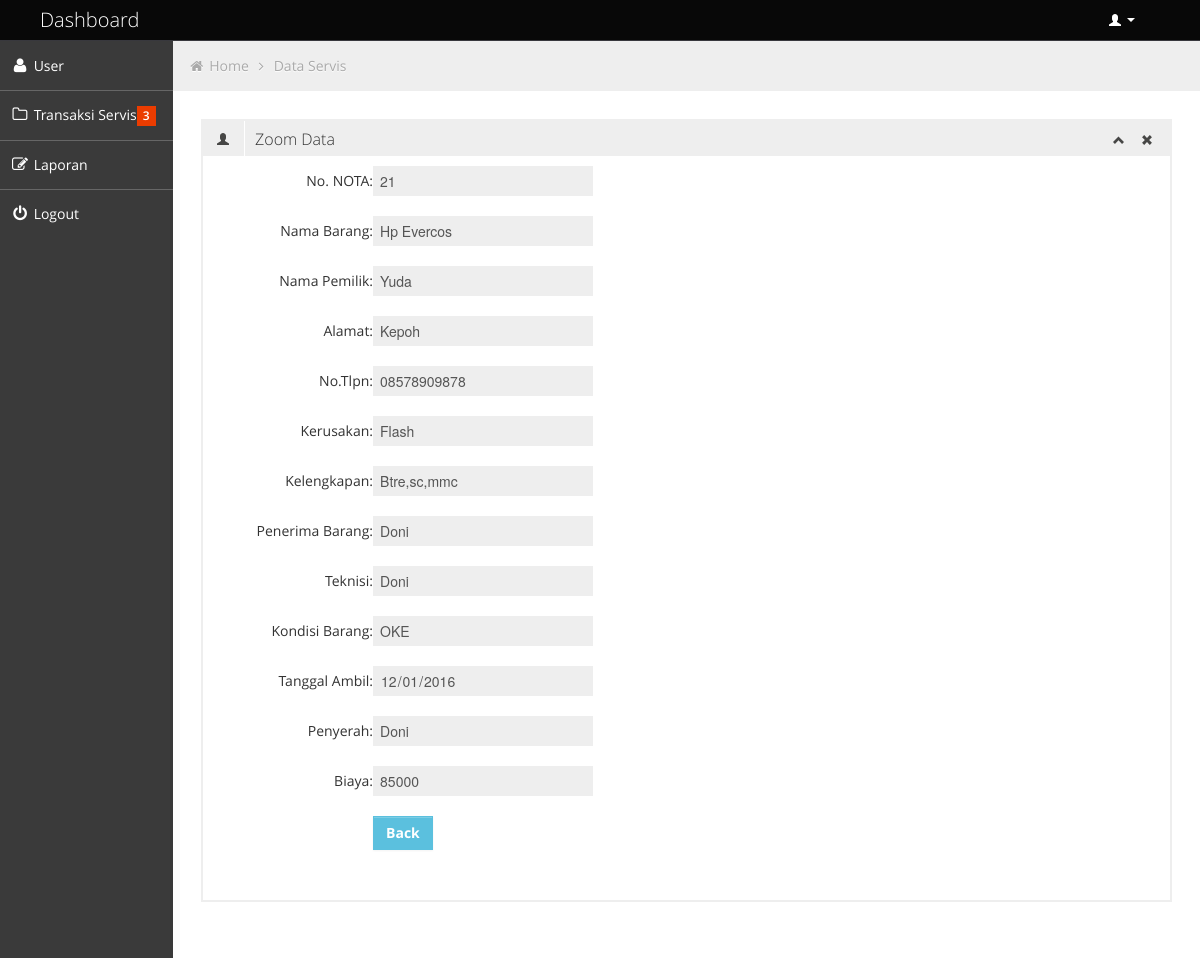
The app's page /zoom-data-servis.php?no=21 (signed in) with its own data.
### tables this page shows
CREATE TABLE IF NOT EXISTS `dataservis` (
  `no` int(11) NOT NULL AUTO_INCREMENT,
  `nmbarang` varchar(50) NOT NULL,
  `nmpemilik` varchar(50) NOT NULL,
  `alamat` varchar(50) NOT NULL,
  `tlpn` varchar(50) NOT NULL,
  `kerusakan` varchar(50) NOT NULL,
  `kelengkapan` varchar(50) NOT NULL,
  `tglditerima` date NOT NULL,
  `penerimabarang` varchar(50) NOT NULL,
  `teknisi` varchar(50) NOT NULL,
  `kondisibrg` varchar(255) NOT NULL,
  `tglambil` date NOT NULL,
  `penyerahanbarang` varchar(50) NOT NULL,
  `biaya` varchar(50) NOT NULL,
  PRIMARY KEY (`no`)
);

### zoom-data-servis.php (the view, shortened to what this page needs)
<?php
include 'config/koneksi.php';
if (isset($_GET['no'])) {
	$data = $conn->prepare("SELECT * FROM dataservis WHERE no = ? ");
	$no = $_GET['no'];
	$data->bind_param('i', $no);
	$data->execute();
	$result = $data->get_result();
	$row= $result->fetch_row();
}
?>
<!DOCTYPE html>
<html lang="en">
<head>
	<link id="bootstrap-style" href="css/bootstrap.min.css" rel="stylesheet">
	<link href="css/bootstrap-responsive.min.css" rel="stylesheet">
	<link id="base-style" href="css/style.css" rel="stylesheet">
	<link id="base-style-responsive" href="css/style-responsive.css" rel="stylesheet">
	<link rel="stylesheet" type="text/css" href="css2/font.css">
</head>
<body>
	<?php include 'navbar.php'; ?>
		<div class="container-fluid-full">
				<div class="row-fluid">
					<?php include 'sidebarr.php'; ?>
						<div id="content" class="span10">
								<ul class="breadcrumb">
									<li>
										<i class="icon-home"></i>
										<a href="dashboard.php">Home</a>
										<i class="icon-angle-right"></i>
									</li>
									<li><a href="dataservis.php">Data Servis</a></li>
								</ul>
		<div class="row-fluid sortable">
				<div class="box span12">
					<div class="box-header" data-original-title>
						<h2><i class="halflings-icon user"></i><span class="break"></span>Zoom Data</h2>
						<div class="box-icon">
							<a href="#" class="btn-minimize"><i class="halflings-icon chevron-up"></i></a>
							<a href="#" class="btn-close"><i class="halflings-icon remove"></i></a>
						</div>
					</div>
			<div class="box-content">
			  	<form class="form-horizontal" action="aksi/proses.php?kirim" method="post">
			  		  <div class="form-group">
					    <label class="control-label col-sm-2" for="no">No. NOTA:</label>
					    <div class="col-sm-10">
					      <input type="text" class="form-control" name="no" value="<?php echo $row ['0']; ?>" readonly>
					    </div>
					  </div><br>
					  <div class="form-group">
					    <label class="control-label col-sm-2" for="nmbarang">Nama Barang:</label>
					    <div class="col-sm-10">
					      <input type="text" class="form-control" name="nmbarang" value="<?php echo $row ['1']; ?>" readonly>
					    </div>
					  </div><br>
					  <div class="form-group">
					    <label class="control-label col-sm-2" for="nmpemilik">Nama Pemilik:</label>
					    <div class="col-sm-10">
					      <input type="text" class="form-control" name="nmpemilik" value="<?php echo $row ['2']; ?>" readonly>
					    </div>
					  </div><br>
					  <div class="form-group">
					    <label class="control-label col-sm-2" for="alamat">Alamat:</label>
					    <div class="col-sm-10">
					      <input type="text" class="form-control" name="alamat" value="<?php echo $row ['3']; ?>" readonly>
					    </div>
					  </div><br>
					  <div class="form-group">
					    <label class="control-label col-sm-2" for="tlpn">No.Tlpn:</label>
					    <div class="col-sm-10">
					      <input type="text" class="form-control" name="tlpn" value="<?php echo $row ['4']; ?>" readonly>
					    </div>
					  </div><br>
					  <div class="form-group">
					    <label class="control-label col-sm-2" for="kerusakan">Kerusakan:</label>
					    <div class="col-sm-10">
					      <input type="text" class="form-control" name="kerusakan" value="<?php echo $row ['5']; ?>" readonly>
					    </div>
					  </div><br>
					  <div class="form-group">
					    <label class="control-label col-sm-2" for="kelengkapan">Kelengkapan:</label>
					    <div class="col-sm-10">
					      <input type="text" class="form-control" name="kelengkapan" value="<?php echo $row ['6']; ?>" readonly>
					    </div>
					  </div><br>
					  <div class="form-group">
					    <label class="control-label col-sm-2" for="penerimabarang">Penerima Barang:</label>
					    <div class="col-sm-10">
					      <input type="text" class="form-control" name="penerimabarang" value="<?php echo $row ['8']; ?>" readonly>
					    </div>
					  </div><br>
					   <div class="form-group">
					    <label class="control-label col-sm-2" for="teknisi">Teknisi:</label>
					    <div class="col-sm-10">
					      <input type="text" class="form-control" name="teknisi" value="<?php echo $row ['9']; ?>" readonly>
					    </div>
					  </div><br>
					   <div class="form-group">
					    <label class="control-label col-sm-2" for="kondisibrg">Kondisi Barang:</label>
					    <div class="col-sm-10">
					      <input type="text" class="form-control" name="kondisibrg" value="<?php echo $row ['10']; ?>" readonly >
					    </div>
					  </div><br>
					   <div class="form-group">
					    <label class="control-label col-sm-2" for="tglambil">Tanggal Ambil:</label>
					    <div class="col-sm-10">
					      <input type="date" class="form-control" name="tglambil" value="<?php echo $row ['11']; ?>" readonly >
					    </div>
					  </div><br>
					   <div class="form-group">
					    <label class="control-label col-sm-2" for="penyerahanbarang">Penyerah:</label>
					    <div class="col-sm-10">
					      <input type="text" class="form-control" name="penyerahanbarang" value="<?php echo $row ['12']; ?>" readonly >
					    </div>
					  </div><br>
					   <div class="form-group">
					    <label class="control-label col-sm-2" for="biaya">Biaya:</label>
					    <div class="col-sm-10">
					      <input type="text" class="form-control" name="biaya" value="<?php echo $row ['13']; ?>" readonly>
					    </div>
					  </div><br>
					 <div class="form-group">
						<label class="col-sm-3 control-label">&nbsp;</label>
						<div class="col-sm-6">
							<a href="dataservis.php" class="btn btn-sm btn-info"><b>Back</b></a>
						</div>
					</div>
				</form><br>
			    </div>
			  </div>
			  </div>
			</div>
				</div>
			</div>
</body>
</html>

### css/style.css (style rules this page uses)
body { background: #F5F5F5; color: #333; border: none; font-family: 'Open Sans', sans-serif; font-weight: 400; }
a { color: #646464; }
h2 { font-size: 16px; line-height: 16px; }
#content { background: #ffffff; filter: none; min-height: 100%; padding: 20px 20px; position: relative; }
.breadcrumb { margin: -28px -28px 28px -28px; line-height: 34px; background: #eee; border: 0px; color: #aaa; -webkit-box-shadow: none; -moz-box-shadow: none; box-shadow: none; -webkit-border-radius: 0px; -moz-border-radius: 0px; border-radius: 0px; }
.breadcrumb a { color: #aaa; text-shadow: 0px 1px 1px #fff; }
.box { border: 2px solid #eee; background: #fff !important; margin-bottom: 28px; }
.box-header { height: 16px; font-size: 16px; line-height: 16px; padding: 10px; background: #eee; -webkit-box-shadow: none; -moz-box-shadow: none; box-shadow: none; overflow: hidden; }
.box-header h2 { float:left; margin-top: 0px; font-weight: 300; }
.box-header h2 i { margin: 0px 3px 0px 4px; opacity: .8; filter: alpha(opacity=80); -ms-filter:"progid:DXImageTransform.Microsoft.Alpha(Opacity=80)"; }
.box-header .box-icon { float:right; margin-top: 1px; }
.box-header .box-icon i { -webkit-transition: all 0.1s ease-in-out; -moz-transition: all 0.1s ease-in-out; -o-transition: all 0.1s ease-in-out; -ms-transition: all 0.1s ease-in-out; transition: all 0.1s ease-in-out; opacity: .8; filter: alpha(opacity=80); -ms-filter:"progid:DXImageTransform.Microsoft.Alpha(Opacity=80)"; }
.box-header .box-icon a { margin: 0px 5px; }
.box-content { position: relative; z-index: 50; margin-top: -1px; padding: 10px; background: #fff !important; }
.btn { display: inline-block; padding: 6px 12px; margin-bottom: 0; font-size: 14px; font-weight: 500; line-height: 20px; text-align: center; white-space: nowrap; vertical-align: middle; cursor: pointer; border: 1px solid #a7a9aa; -webkit-border-radius: 0px !important; border-radius: 0px !important; }
.btn { color: #ffffff; background-color: #a7a9aa; border-color: #a7a9aa; background-image: none; filter: none; text-shadow: none; }
.btn-info { background-color: #5bc0de; border-color: #5bc0de; }

### css/style-responsive.css (style rules this page uses)
@media (min-width: 1200px) { .container-fluid-full { overflow: hidden; position: relative; height: 100%; } }
@media (min-width: 1200px) { #content { width: 85.578%; padding: 28px; margin: 0px 0px; margin-left: 14.422% !important; } }

### css/halflings.css (style rules this page uses)
html, html .halflings { -webkit-font-smoothing: antialiased !important; }
.halflings-icon { display: inline-block; width: 14px; height: 14px; line-height: 14px; vertical-align: text-top; background-image: url(../img/glyphicons_halflings.svg); background-position: 0 0; background-repeat: no-repeat; vertical-align: top; *display: inline; *zoom: 1; *margin-right: .3em; }
.halflings-icon.user { background-position: -168px 0; }
.halflings-icon.remove { background-position: -312px 0; }
.halflings-icon.chevron-up { background-position: -288px -120px; }

### records on screen
dataservis: no "21", nmbarang "Hp Evercos", nmpemilik "Yuda", alamat "Kepoh", tlpn "08578909878", kerusakan "Flash", kelengkapan "Btre,sc,mmc", penerimabarang "Doni", teknisi "Doni", kondisibrg "OKE", tglambil "12/01/2016", penyerahanbarang "Doni", biaya "85000"
